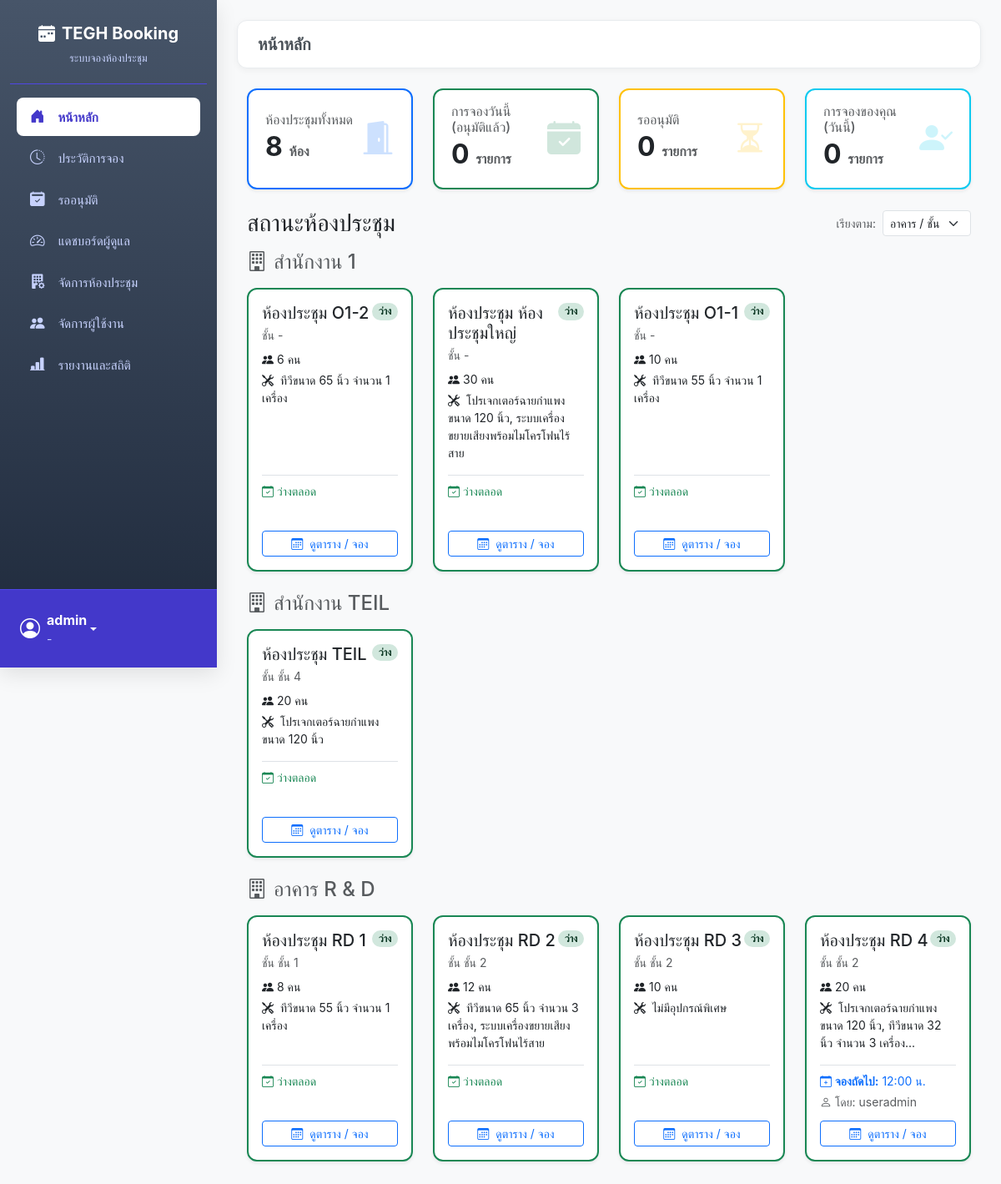
The app's page / (signed in) with its own data.
### booking/models.py (models this page shows, shortened)
class Room(models.Model):
    name = models.CharField("ชื่อห้องประชุม", max_length=100, unique=True)
    capacity = models.PositiveIntegerField("ความจุ (คน)", default=1)
    building = models.CharField("อาคาร", max_length=50, blank=True, null=True)
    floor = models.CharField("ชั้น", max_length=20, blank=True, null=True)
    equipment_in_room = models.TextField("อุปกรณ์ภายในห้อง (อื่นๆ)", blank=True, null=True) # Field สำหรับพิมพ์อุปกรณ์อื่นๆ
    image = models.ImageField("รูปภาพห้องประชุม", upload_to='room_images/', blank=True, null=True)
    class Meta:
        verbose_name = "ห้องประชุม"
        verbose_name_plural = "ห้องประชุม"
        ordering = ['name']

class Booking(models.Model):
    STATUS_CHOICES = [
        ('PENDING', 'รออนุมัติ'), ('APPROVED', 'อนุมัติแล้ว'),
        ('REJECTED', 'ถูกปฏิเสธ'), ('CANCELLED', 'ยกเลิกแล้ว'),
    ]
    room = models.ForeignKey(Room, verbose_name="ห้องประชุม", on_delete=models.CASCADE, related_name='bookings')
    booked_by = models.ForeignKey(User, verbose_name="ผู้จอง", on_delete=models.CASCADE, related_name='bookings_made')
    title = models.CharField("หัวข้อการประชุม", max_length=200)
    start_time = models.DateTimeField("เวลาเริ่มต้น", default=timezone.now)
    end_time = models.DateTimeField("เวลาสิ้นสุด", default=timezone.now)
    participant_count = models.PositiveIntegerField("จำนวนผู้เข้าร่วม (ตัวเลข)", default=1)
    participants = models.ManyToManyField(
        User,
        verbose_name="ผู้เข้าร่วม (จาก AD/User)",
        related_name='participating_bookings',
        blank=True
    )
    external_participants = models.TextField(
        "รายชื่อผู้เข้าร่วม (ภายนอก)",
        blank=True, null=True,
        help_text="สำหรับแขก หรือผู้ที่ไม่มีบัญชีในระบบ (พิมพ์ชื่อ คั่นด้วยจุลภาค หรือขึ้นบรรทัดใหม่)"
    )
    equipment = models.ManyToManyField(
        Equipment,
        verbose_name="อุปกรณ์ที่ต้องการ",
        blank=True
    )
    attachment = models.FileField(
        "ไฟล์แนบประกอบ",
        upload_to='booking_attachments/%Y/%m/',
        blank=True, null=True
    )
    status = models.CharField("สถานะ", max_length=10, choices=STATUS_CHOICES, default='PENDING')
    created_at = models.DateTimeField(auto_now_add=True)
    chairman = models.CharField("ประธานในที่ประชุม", max_length=150, blank=True, null=True)
    department = models.CharField("แผนกผู้จอง", max_length=100, blank=True, null=True)
    description = models.TextField("รายละเอียด/วาระ", blank=True, null=True)
    presentation_file = models.FileField("ไฟล์นำเสนอ", upload_to='presentation_files/', blank=True, null=True)
    additional_requests = models.TextField("คำขอเพิ่มเติม", blank=True, null=True)
    additional_notes = models.TextField("หมายเหตุ", blank=True, null=True)
    class Meta:
        ordering = ['-start_time']
        verbose_name = "การจอง"
        verbose_name_plural = "รายการจองทั้งหมด"

### booking/views.py (the view)
# urls.py: path('', views.dashboard_view, name='dashboard'),
@login_required
def dashboard_view(request):
    now = timezone.now(); sort_by = request.GET.get('sort', 'floor')
    all_rooms = Room.objects.all()
    if sort_by == 'status':
        all_rooms = sorted(all_rooms, key=lambda r: not r.bookings.filter(start_time__lte=now, end_time__gt=now, status='APPROVED').exists())
    elif sort_by == 'capacity':
         all_rooms = sorted(all_rooms, key=lambda r: r.capacity, reverse=True)
    elif sort_by == 'name':
        all_rooms = all_rooms.order_by('name')
    else:
        all_rooms = all_rooms.order_by('building', 'floor', 'name')
    buildings = defaultdict(list)
    for room in all_rooms:
        current = room.bookings.filter(start_time__lte=now, end_time__gt=now, status='APPROVED').select_related('booked_by').first()
        room.status = 'ไม่ว่าง' if current else 'ว่าง'
        room.current_booking_info = current
        room.next_booking_info = None
        if not current:
            room.next_booking_info = room.bookings.filter(start_time__gt=now, status='APPROVED').select_related('booked_by').order_by('start_time').first()
        room.equipment_list = [eq.strip() for eq in (room.equipment_in_room or "").splitlines() if eq.strip()]
        buildings[room.building or "(ไม่ได้ระบุอาคาร)"].append(room)
    my_bookings_today_count = Booking.objects.filter(booked_by=request.user, start_time__date=now.date()).count()
    summary = {
        'total_rooms': Room.objects.count(),
        'today_bookings': Booking.objects.filter(start_time__date=now.date(), status='APPROVED').count(),
        'pending_approvals': Booking.objects.filter(status='PENDING').count(),
        'my_bookings_today': my_bookings_today_count,
    }
    context = {'buildings': dict(buildings), 'summary_cards': summary, 'current_sort': sort_by, 'all_rooms': all_rooms}
    return render(request, 'pages/dashboard.html', context)

### templates/pages/dashboard.html (shortened to what this page needs)
{% extends 'base.html' %}
{% load static %}
{% block page_title %}หน้าหลัก{% endblock %}
{% block content %}
<div class="container-fluid">
    <div class="row g-4 mb-4">
        <div class="col-md-6 col-lg-3">
            <div class="card kpi-card border-start border-primary border-2 shadow-sm h-100">
                <div class="card-body d-flex justify-content-between align-items-center">
                    <div>
                        <h6 class="card-subtitle text-muted mb-1">ห้องประชุมทั้งหมด</h6>
                        <h2 class="card-title fw-bold mb-0">{{ summary_cards.total_rooms }} <small class="text-muted fs-6">ห้อง</small></h2>
                    </div>
                    <i class="bi bi-door-open-fill kpi-icon text-primary"></i>
                </div>
            </div>
        </div>
        <div class="col-md-6 col-lg-3">
            <div class="card kpi-card border-start border-success border-2 shadow-sm h-100">
                <div class="card-body d-flex justify-content-between align-items-center">
                    <div>
                        <h6 class="card-subtitle text-muted mb-1">การจองวันนี้ (อนุมัติแล้ว)</h6>
                        <h2 class="card-title fw-bold mb-0">{{ summary_cards.today_bookings }} <small class="text-muted fs-6">รายการ</small></h2>
                    </div>
                     <i class="bi bi-calendar-check-fill kpi-icon text-success"></i>
                </div>
            </div>
        </div>
        <div class="col-md-6 col-lg-3">
            <div class="card kpi-card border-start border-warning border-2 shadow-sm h-100">
                <div class="card-body d-flex justify-content-between align-items-center">
                     <div>
                        <h6 class="card-subtitle text-muted mb-1">รออนุมัติ</h6>
                        <h2 class="card-title fw-bold mb-0">{{ summary_cards.pending_approvals }} <small class="text-muted fs-6">รายการ</small></h2>
                    </div>
                     <i class="bi bi-hourglass-split kpi-icon text-warning"></i>
                </div>
            </div>
        </div>
        <div class="col-md-6 col-lg-3">
            <div class="card kpi-card border-start border-info border-2 shadow-sm h-100">
                 <div class="card-body d-flex justify-content-between align-items-center">
                    <div>
                        <h6 class="card-subtitle text-muted mb-1">การจองของคุณ (วันนี้)</h6>
                        <h2 class="card-title fw-bold mb-0">{{ summary_cards.my_bookings_today }} <small class="text-muted fs-6">รายการ</small></h2>
                    </div>
                     <i class="bi bi-person-check-fill kpi-icon text-info"></i>
                </div>
            </div>
        </div>
    </div>
    <div class="d-flex justify-content-between align-items-center mb-3">
        <h3 class="mb-0">สถานะห้องประชุม</h3>
        <div class="d-flex align-items-center">
            <label for="sortSelect" class="form-label me-2 mb-0 small text-muted">เรียงตาม:</label>
            <select class="form-select form-select-sm" id="sortSelect" style="width: auto;" onchange="window.location.href='?sort='+this.value">
                <option value="floor" {% if current_sort == 'floor' %}selected{% endif %}>อาคาร / ชั้น</option>
            </select>
        </div>
    </div>
    {% for building_name, rooms_in_building in buildings.items %}
        <div class="mb-4">
            <h4 class="mb-3 text-muted"><i class="bi bi-building me-2"></i>{{ building_name }}</h4>
            <div class="row g-4">
                {% for room in rooms_in_building %}
                <div class="col-md-6 col-lg-4 col-xl-3">
                    <div class="card room-card-hover border-start border-2 {% if room.status == 'ว่าง' %}border-success{% else %}border-danger{% endif %} shadow-sm h-100">
                        <div class="card-body d-flex flex-column">
                            <div class="d-flex justify-content-between align-items-start mb-2">
                                <h5 class="card-title mb-0">{{ room.name }}</h5>
                                <span class="badge {% if room.status == 'ว่าง' %}bg-success-subtle text-success-emphasis{% else %}bg-danger-subtle text-danger-emphasis{% endif %} rounded-pill">
                                    {{ room.status }}
                                </span>
                            </div>
                            <p class="card-subtitle mb-2 text-muted small">
                                ชั้น {{ room.floor|default:"-" }} {{ room.location|default:"" }}
                            </p>
                            <p class="card-text small mb-1"><i class="bi bi-people-fill me-1"></i>{{ room.capacity }} คน</p>
                            <p class="card-text small mb-3">
                                <i class="bi bi-tools me-1"></i>
                                {% if room.equipment_list %}
                                    {{ room.equipment_list|slice:":2"|join:", " }}{% if room.equipment_list|length > 2 %}...{% endif %}
                                {% else %}
                                    -
                                {% endif %}
                            </p>
                            <div class="mt-auto border-top pt-2">
                                {% if room.current_booking_info %}
                                    <p class="small mb-1 text-danger">
                                        <i class="bi bi-calendar-x"></i> <strong>จองถึง:</strong> {{ room.current_booking_info.end_time|date:"H:i" }} น.
                                    </p>
                                    <p class="small mb-1 text-muted">
                                       <i class="bi bi-person"></i> โดย: {{ room.current_booking_info.booked_by.get_full_name|default:room.current_booking_info.booked_by.username }}
                                    </p>
                                {% elif room.next_booking_info %}
                                     <p class="small mb-1 text-primary">
                                         <i class="bi bi-calendar-plus"></i> <strong>จองถัดไป:</strong> {{ room.next_booking_info.start_time|date:"H:i" }} น.
                                     </p>
                                      <p class="small mb-1 text-muted">
                                         <i class="bi bi-person"></i> โดย: {{ room.next_booking_info.booked_by.get_full_name|default:room.next_booking_info.booked_by.username }}
                                      </p>
                                {% else %}
                                    <p class="small mb-1 text-success"><i class="bi bi-calendar-check"></i> ว่างตลอด</p>
                                    <p class="small mb-1 text-muted">&nbsp;</p>
                                {% endif %}
                                <a href="{% url 'room_calendar' room.id %}" class="btn btn-sm btn-outline-primary mt-2 w-100">
                                    <i class="bi bi-calendar3 me-1"></i> ดูตาราง / จอง
                                </a>
                            </div>
                        </div>
                    </div>
                </div>
                {% endfor %}
            </div>
        </div>
    {% empty %}
        <div class="alert alert-warning text-center">
            <i class="bi bi-exclamation-triangle-fill me-2"></i> ยังไม่มีห้องประชุมในระบบ
        </div>
    {% endfor %}
</div>
{% endblock %}

### templates/base.html (shortened to what this page needs)
{% load static %}
<!DOCTYPE html>
<html lang="th">
<head>
    <link href="https://cdn.jsdelivr.net/npm/bootstrap@5.3.3/dist/css/bootstrap.min.css" rel="stylesheet">
    <link rel="stylesheet" href="https://cdn.jsdelivr.net/npm/bootstrap-icons@1.11.3/font/bootstrap-icons.min.css">
    <link href="https://cdn.jsdelivr.net/npm/select2@4.1.0-rc.0/dist/css/select2.min.css" rel="stylesheet" />
    <link rel="stylesheet" href="https://cdn.jsdelivr.net/npm/select2-bootstrap-5-theme@1.3.0/dist/select2-bootstrap-5-theme.min.css" />
    <link rel="stylesheet" href="{% static 'css/theme.css' %}">
</head>
<body>
    <nav class="sidebar">
        <div class="sidebar-header">
            <h5 class="fw-bold"><i class="bi bi-calendar-week-fill me-2"></i>TEGH Booking</h5>
            <small class="text-muted">ระบบจองห้องประชุม</small>
        </div>
        <div class="flex-grow-1" style="overflow-y: auto;">
            <ul class="nav flex-column p-2">
                 {% for item in menu_items %}
                    {% if item.show %}
                        <li class="nav-item">
                            <a class="nav-link {% if item.active %}active{% endif %}" href="{% url item.url_name %}">
                                <i class="{{ item.icon }}"></i> {{ item.label }}
                            </a>
                        </li>
                     {% endif %}
                {% endfor %}
            </ul>
        </div>
        <div class="sidebar-footer">
            {% if user.is_authenticated %}
            <div class="dropdown">
                <a href="#" class="text-white text-decoration-none dropdown-toggle" id="dropdownUser1" data-bs-toggle="dropdown" aria-expanded="false">
                    <i class="bi bi-person-circle fs-4 me-2"></i>
                    <div class="text-start">
                        <strong>{{ user.get_full_name|default:user.username }}</strong>
                        <div class="small">{{ user.email|default:"-" }}</div>
                    </div>
                </a>
            </div>
            {% endif %}
        </div>
    </nav>
    <main class="main-content-wrapper flex-grow-1">
        <div class="page-header">
            <h5 class="mb-0">{% block page_title %}Page Title{% endblock %}</h5>
        </div>
        {% block content %}{% endblock %}
    </main>
</body>
</html>

### records on screen
Room: building "สำนักงาน 1", name "ห้องประชุม O1-2", status "ว่าง", floor "-", capacity "6", equipment_list "ทีวีขนาด 65 นิ้ว จำนวน 1 เครื่อง", shows "ว่างตลอด"
Room: name "ห้องประชุม ห้องประชุมใหญ่", status "ว่าง", floor "-", capacity "30", equipment_list "โปรเจกเตอร์ฉายกำแพง ขนาด 120 นิ้ว, ระบบเครื่องขยายเสียงพร้อมไมโครโฟนไร้สาย", shows "ว่างตลอด"
Room: name "ห้องประชุม O1-1", status "ว่าง", floor "-", capacity "10", equipment_list "ทีวีขนาด 55 นิ้ว จำนวน 1 เครื่อง", shows "ว่างตลอด"
Room: building "สำนักงาน TEIL", name "ห้องประชุม TEIL", status "ว่าง", floor "ชั้น 4", capacity "20", equipment_list "โปรเจกเตอร์ฉายกำแพง ขนาด 120 นิ้ว", shows "ว่างตลอด"
Room: building "อาคาร R & D", name "ห้องประชุม RD 1", status "ว่าง", floor "ชั้น 1", capacity "8", equipment_list "ทีวีขนาด 55 นิ้ว จำนวน 1 เครื่อง", shows "ว่างตลอด"
Room: name "ห้องประชุม RD 2", status "ว่าง", floor "ชั้น 2", capacity "12", equipment_list "ทีวีขนาด 65 นิ้ว จำนวน 3 เครื่อง, ระบบเครื่องขยายเสียงพร้อมไมโครโฟนไร้สาย", shows "ว่างตลอด"
Room: name "ห้องประชุม RD 3", status "ว่าง", floor "ชั้น 2", capacity "10", equipment_list "ไม่มีอุปกรณ์พิเศษ", shows "ว่างตลอด"
Room: name "ห้องประชุม RD 4", status "ว่าง", floor "ชั้น 2", capacity "20", equipment_list "โปรเจกเตอร์ฉายกำแพง ขนาด 120 นิ้ว, ทีวีขนาด 32 นิ้ว จำนวน 3 เครื่อง", next_booking_info.start_time "12:00", next_booking_info.booked_by.get_full_name "useradmin"

### other values on screen
{{ item.label }} "หน้าหลัก" "ประวัติการจอง" "รออนุมัติ" "แดชบอร์ดผู้ดูแล" "จัดการห้องประชุม" "จัดการผู้ใช้งาน" "รายงานและสถิติ"
{{ user.get_full_name|default:user.username }} "admin"
{{ user.email|default:"-" }} "-"
{{ summary_cards.total_rooms }} "8"
{{ summary_cards.today_bookings }} "0"
{{ summary_cards.pending_approvals }} "0"
{{ summary_cards.my_bookings_today }} "0"
